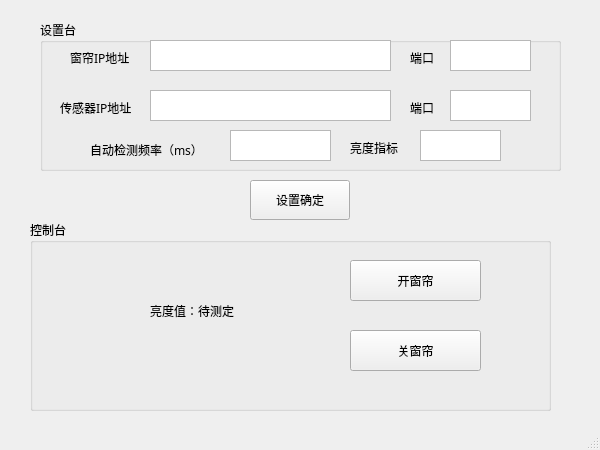
<?xml version="1.0" encoding="UTF-8"?>
<ui version="4.0">
 <class>MainView</class>
 <widget class="QMainWindow" name="MainView">
  <property name="windowModality">
   <enum>Qt::ApplicationModal</enum>
  </property>
  <property name="enabled">
   <bool>true</bool>
  </property>
  <property name="geometry">
   <rect>
    <x>0</x>
    <y>0</y>
    <width>600</width>
    <height>450</height>
   </rect>
  </property>
  <property name="sizePolicy">
   <sizepolicy hsizetype="Preferred" vsizetype="Preferred">
    <horstretch>0</horstretch>
    <verstretch>0</verstretch>
   </sizepolicy>
  </property>
  <property name="minimumSize">
   <size>
    <width>0</width>
    <height>0</height>
   </size>
  </property>
  <property name="font">
   <font>
    <family>微软雅黑</family>
   </font>
  </property>
  <property name="windowTitle">
   <string>物联网智能教室</string>
  </property>
  <property name="windowIcon">
   <iconset>
    <normaloff>F:/FFOutput/未标题-1.ico</normaloff>F:/FFOutput/未标题-1.ico</iconset>
  </property>
  <widget class="QWidget" name="centralwidget">
   <property name="enabled">
    <bool>true</bool>
   </property>
   <widget class="QPushButton" name="ButtonRun">
    <property name="geometry">
     <rect>
      <x>250</x>
      <y>180</y>
      <width>100</width>
      <height>40</height>
     </rect>
    </property>
    <property name="text">
     <string>设置确定</string>
    </property>
   </widget>
   <widget class="QGroupBox" name="groupBoxInput">
    <property name="enabled">
     <bool>true</bool>
    </property>
    <property name="geometry">
     <rect>
      <x>40</x>
      <y>20</y>
      <width>521</width>
      <height>151</height>
     </rect>
    </property>
    <property name="sizePolicy">
     <sizepolicy hsizetype="Fixed" vsizetype="Fixed">
      <horstretch>0</horstretch>
      <verstretch>0</verstretch>
     </sizepolicy>
    </property>
    <property name="title">
     <string>设置台</string>
    </property>
    <widget class="QLabel" name="lableCurtainIP">
     <property name="geometry">
      <rect>
       <x>30</x>
       <y>30</y>
       <width>72</width>
       <height>15</height>
      </rect>
     </property>
     <property name="text">
      <string>窗帘IP地址</string>
     </property>
    </widget>
    <widget class="QLabel" name="labelTransIP">
     <property name="geometry">
      <rect>
       <x>20</x>
       <y>80</y>
       <width>91</width>
       <height>16</height>
      </rect>
     </property>
     <property name="text">
      <string>传感器IP地址</string>
     </property>
    </widget>
    <widget class="QTextBrowser" name="textTransIP">
     <property name="geometry">
      <rect>
       <x>110</x>
       <y>70</y>
       <width>241</width>
       <height>31</height>
      </rect>
     </property>
     <property name="readOnly">
      <bool>false</bool>
     </property>
    </widget>
    <widget class="QTextBrowser" name="textCurtainIP">
     <property name="geometry">
      <rect>
       <x>110</x>
       <y>20</y>
       <width>241</width>
       <height>31</height>
      </rect>
     </property>
     <property name="mouseTracking">
      <bool>false</bool>
     </property>
     <property name="tabletTracking">
      <bool>false</bool>
     </property>
     <property name="readOnly">
      <bool>false</bool>
     </property>
    </widget>
    <widget class="QLabel" name="labelCurtainPort">
     <property name="geometry">
      <rect>
       <x>370</x>
       <y>30</y>
       <width>31</width>
       <height>16</height>
      </rect>
     </property>
     <property name="text">
      <string>端口</string>
     </property>
    </widget>
    <widget class="QLabel" name="labelTransPort">
     <property name="geometry">
      <rect>
       <x>370</x>
       <y>80</y>
       <width>31</width>
       <height>16</height>
      </rect>
     </property>
     <property name="text">
      <string>端口</string>
     </property>
    </widget>
    <widget class="QTextBrowser" name="textTransPort">
     <property name="geometry">
      <rect>
       <x>410</x>
       <y>70</y>
       <width>81</width>
       <height>31</height>
      </rect>
     </property>
     <property name="readOnly">
      <bool>false</bool>
     </property>
    </widget>
    <widget class="QTextBrowser" name="textCurtainPort">
     <property name="geometry">
      <rect>
       <x>410</x>
       <y>20</y>
       <width>81</width>
       <height>31</height>
      </rect>
     </property>
     <property name="readOnly">
      <bool>false</bool>
     </property>
    </widget>
    <widget class="QLabel" name="labelFreq">
     <property name="geometry">
      <rect>
       <x>50</x>
       <y>120</y>
       <width>141</width>
       <height>21</height>
      </rect>
     </property>
     <property name="text">
      <string>&lt;html&gt;&lt;head/&gt;&lt;body&gt;&lt;p&gt;自动检测频率（ms）&lt;/p&gt;&lt;/body&gt;&lt;/html&gt;</string>
     </property>
    </widget>
    <widget class="QTextBrowser" name="textFreq">
     <property name="geometry">
      <rect>
       <x>190</x>
       <y>110</y>
       <width>101</width>
       <height>31</height>
      </rect>
     </property>
     <property name="readOnly">
      <bool>false</bool>
     </property>
    </widget>
    <widget class="QLabel" name="labelLightCheck">
     <property name="geometry">
      <rect>
       <x>310</x>
       <y>120</y>
       <width>61</width>
       <height>16</height>
      </rect>
     </property>
     <property name="text">
      <string>亮度指标</string>
     </property>
    </widget>
    <widget class="QTextBrowser" name="textLightCheck">
     <property name="geometry">
      <rect>
       <x>380</x>
       <y>110</y>
       <width>81</width>
       <height>31</height>
      </rect>
     </property>
     <property name="readOnly">
      <bool>false</bool>
     </property>
    </widget>
   </widget>
   <widget class="QGroupBox" name="groupBoxController">
    <property name="enabled">
     <bool>true</bool>
    </property>
    <property name="geometry">
     <rect>
      <x>30</x>
      <y>220</y>
      <width>521</width>
      <height>191</height>
     </rect>
    </property>
    <property name="title">
     <string>控制台</string>
    </property>
    <widget class="QPushButton" name="ButtonOn">
     <property name="geometry">
      <rect>
       <x>320</x>
       <y>40</y>
       <width>131</width>
       <height>41</height>
      </rect>
     </property>
     <property name="text">
      <string>开窗帘</string>
     </property>
    </widget>
    <widget class="QPushButton" name="ButtonOff">
     <property name="geometry">
      <rect>
       <x>320</x>
       <y>110</y>
       <width>131</width>
       <height>41</height>
      </rect>
     </property>
     <property name="text">
      <string>关窗帘</string>
     </property>
    </widget>
    <widget class="QLabel" name="OutPutText">
     <property name="geometry">
      <rect>
       <x>120</x>
       <y>70</y>
       <width>151</width>
       <height>41</height>
      </rect>
     </property>
     <property name="text">
      <string>亮度值：待测定</string>
     </property>
    </widget>
   </widget>
   <zorder>groupBoxController</zorder>
   <zorder>groupBoxInput</zorder>
   <zorder>ButtonRun</zorder>
  </widget>
  <widget class="QStatusBar" name="statusbar"/>
 </widget>
 <resources/>
 <connections/>
</ui>
